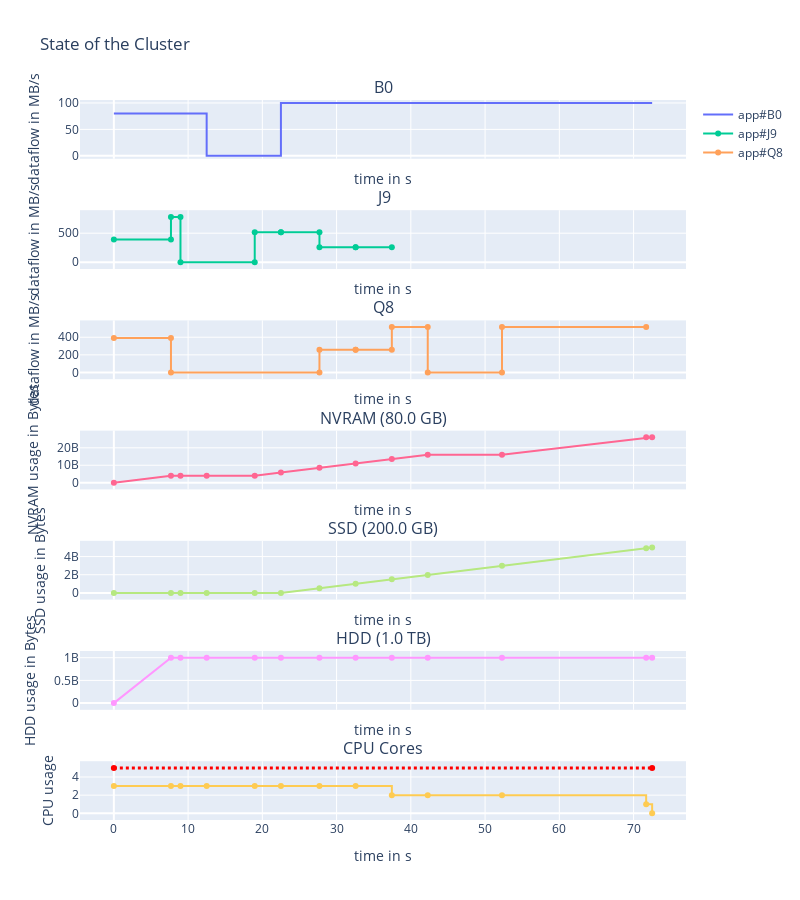

Notebook cell for this chart:
### Code cell
fig1 = cbb.display_placement(placement=bbopt.best_parameters_in_grid) # solution found by bbopt
fig2 = cbb.display_placement(placement=[0, 0, 0, 0, 0, 0, 0]) # most intuitive solution
fig1.show()

### Figure 1 — Plotly figure (JSON) as saved in the notebook; plotly's stock layout.template omitted (floating-point values rounded to 4 significant figures)
{"data": [{"line": {"shape": "linear"}, "name": "app#B0", "text": ["READ|to/from:HDD|volume=615.38 MB", "READ|to/from:HDD|volume=615.38 MB", "READ|to/from:HDD|volume=102.56 MB", "READ|to/from:HDD|volume=102.56 MB", "READ|to/from:HDD|volume=282.05 MB", "READ|to/from:HDD|volume=282.05 MB", "COMPUTE|volume=0B", "COMPUTE|volume=0B", "WRITE|to/from:SSD|volume=519.23 MB", "WRITE|to/from:SSD|volume=519.23 MB", "WRITE|to/from:SSD|volume=487.43 MB", "WRITE|to/from:SSD|volume=487.43 MB", "WRITE|to/from:SSD|volume=487.43 MB", "WRITE|to/from:SSD|volume=487.43 MB", "WRITE|to/from:SSD|volume=483.45 MB", "WRITE|to/from:SSD|volume=483.45 MB", "WRITE|to/from:SSD|volume=1.0 GB", "WRITE|to/from:SSD|volume=1.0 GB", "WRITE|to/from:SSD|volume=1.94 GB", "WRITE|to/from:SSD|volume=1.94 GB", "WRITE|to/from:SSD|volume=80.72 MB", "WRITE|to/from:SSD|volume=80.72 MB"], "textposition": "top center", "type": "scatter", "x": [0, 7.692, 7.692, 8.974, 8.974, 12.5, 12.5, 22.5, 22.5, 27.69, 27.69, 32.57, 32.57, 37.44, 37.44, 42.28, 42.28, 52.28, 52.28, 71.69, 71.69, 72.5], "xaxis": "x", "y": [80, 80, 80, 80, 80, 80, 0, 0, 100, 100, 100, 100, 100, 100, 100, 100, 100, 100, 100, 100, 100, 100], "yaxis": "y"}, {"line": {"dash": "dot", "shape": "linear"}, "name": "B0 mvt", "text": [], "textposition": "top center", "type": "scatter", "x": [], "xaxis": "x", "y": [], "yaxis": "y"}, {"line": {"shape": "linear"}, "name": "app#J9", "text": ["READ|to/from:NVRAM|volume=3.0 GB", "READ|to/from:NVRAM|volume=3.0 GB", "READ|to/from:NVRAM|volume=1.0 GB", "READ|to/from:NVRAM|volume=1.0 GB", "COMPUTE|volume=0B", "COMPUTE|volume=0B", "WRITE|to/from:NVRAM|volume=1.82 GB", "WRITE|to/from:NVRAM|volume=1.82 GB", "WRITE|to/from:NVRAM|volume=2.67 GB", "WRITE|to/from:NVRAM|volume=2.67 GB", "WRITE|to/from:NVRAM|volume=1.26 GB", "WRITE|to/from:NVRAM|volume=1.26 GB", "WRITE|to/from:NVRAM|volume=1.26 GB", "WRITE|to/from:NVRAM|volume=1.26 GB"], "textposition": "top center", "type": "scatter", "x": [0, 7.692, 7.692, 8.974, 8.974, 18.97, 18.97, 22.5, 22.5, 27.69, 27.69, 32.57, 32.57, 37.44], "xaxis": "x2", "y": [390, 390, 780, 780, 0, 0, 515, 515, 515, 515, 257.5, 257.5, 257.5, 257.5], "yaxis": "y2"}, {"line": {"dash": "dot", "shape": "linear"}, "name": "J9 mvt", "text": [], "textposition": "top center", "type": "scatter", "x": [], "xaxis": "x2", "y": [], "yaxis": "y2"}, {"line": {"shape": "linear"}, "name": "app#Q8", "text": ["READ|to/from:NVRAM|volume=3.0 GB", "READ|to/from:NVRAM|volume=3.0 GB", "COMPUTE|volume=0B", "COMPUTE|volume=0B", "WRITE|to/from:NVRAM|volume=1.26 GB", "WRITE|to/from:NVRAM|volume=1.26 GB", "WRITE|to/from:NVRAM|volume=1.26 GB", "WRITE|to/from:NVRAM|volume=1.26 GB", "WRITE|to/from:NVRAM|volume=2.49 GB", "WRITE|to/from:NVRAM|volume=2.49 GB", "COMPUTE|volume=0B", "COMPUTE|volume=0B", "WRITE|to/from:NVRAM|volume=10.0 GB", "WRITE|to/from:NVRAM|volume=10.0 GB"], "textposition": "top center", "type": "scatter", "x": [0, 7.692, 7.692, 27.69, 27.69, 32.57, 32.57, 37.44, 37.44, 42.28, 42.28, 52.28, 52.28, 71.69], "xaxis": "x3", "y": [390, 390, 0, 0, 257.5, 257.5, 257.5, 257.5, 515, 515, 0, 0, 515, 515], "yaxis": "y3"}, {"line": {"dash": "dot", "shape": "linear"}, "name": "Q8 mvt", "text": [], "textposition": "top center", "type": "scatter", "x": [], "xaxis": "x3", "y": [], "yaxis": "y3"}, {"line": {"shape": "linear"}, "name": "NVRAM", "showlegend": false, "text": ["Q8|Read|NVRAM | +volume=3.0 GB", "J9|Read|NVRAM | +volume=3.0 GB", "B0|Read|HDD | +volume=615.38 MB", "J9|Read|NVRAM | +volume=1.0 GB", "B0|Read|HDD | +volume=102.56 MB", "B0|Read|HDD | +volume=282.05 MB", "J9|Compute | +volume=0B", "B0|Compute | +volume=0B", "J9|Write|NVRAM | +volume=1.82 GB", "Q8|Compute | +volume=0B", "B0|Write|SSD | +volume=519.23 MB", "J9|Write|NVRAM | +volume=2.67 GB", "B0|Write|SSD | +volume=487.43 MB", "Q8|Write|NVRAM | +volume=1.26 GB", "J9|Write|NVRAM | +volume=1.26 GB", "J9|Write|NVRAM | +volume=1.26 GB", "Q8|Write|NVRAM | +volume=1.26 GB", "B0|Write|SSD | +volume=487.43 MB", "Q8|Write|NVRAM | +volume=2.49 GB", "B0|Write|SSD | +volume=483.45 MB", "Q8|Compute | +volume=0B", "B0|Write|SSD | +volume=1.0 GB", "Q8|Write|NVRAM | +volume=10.0 GB", "B0|Write|SSD | +volume=1.94 GB", "B0|Write|SSD | +volume=80.72 MB"], "textposition": "top center", "type": "scatter", "x": [0, 7.692, 8.974, 12.5, 18.97, 22.5, 27.69, 32.57, 37.44, 42.28, 52.28, 71.69, 72.5], "xaxis": "x4", "y": [0, 4000000000, 4000000000, 4000000000, 4000000000, 5816000000.0, 8490000000.0, 11000000000.0, 13510000000.0, 16000000000.0, 16000000000.0, 26000000000.0, 26000000000.0], "yaxis": "y4"}, {"line": {"shape": "linear"}, "name": "SSD", "showlegend": false, "text": ["Q8|Read|NVRAM | +volume=3.0 GB", "J9|Read|NVRAM | +volume=3.0 GB", "B0|Read|HDD | +volume=615.38 MB", "J9|Read|NVRAM | +volume=1.0 GB", "B0|Read|HDD | +volume=102.56 MB", "B0|Read|HDD | +volume=282.05 MB", "J9|Compute | +volume=0B", "B0|Compute | +volume=0B", "J9|Write|NVRAM | +volume=1.82 GB", "Q8|Compute | +volume=0B", "B0|Write|SSD | +volume=519.23 MB", "J9|Write|NVRAM | +volume=2.67 GB", "B0|Write|SSD | +volume=487.43 MB", "Q8|Write|NVRAM | +volume=1.26 GB", "J9|Write|NVRAM | +volume=1.26 GB", "J9|Write|NVRAM | +volume=1.26 GB", "Q8|Write|NVRAM | +volume=1.26 GB", "B0|Write|SSD | +volume=487.43 MB", "Q8|Write|NVRAM | +volume=2.49 GB", "B0|Write|SSD | +volume=483.45 MB", "Q8|Compute | +volume=0B", "B0|Write|SSD | +volume=1.0 GB", "Q8|Write|NVRAM | +volume=10.0 GB", "B0|Write|SSD | +volume=1.94 GB", "B0|Write|SSD | +volume=80.72 MB"], "textposition": "top center", "type": "scatter", "x": [0, 7.692, 8.974, 12.5, 18.97, 22.5, 27.69, 32.57, 37.44, 42.28, 52.28, 71.69, 72.5], "xaxis": "x5", "y": [0, 0, 0, 0, 0, 0, 519200000.0, 1007000000.0, 1494000000.0, 1978000000.0, 2978000000.0, 4919000000.0, 5000000000.0], "yaxis": "y5"}, {"line": {"shape": "linear"}, "name": "HDD", "showlegend": false, "text": ["Q8|Read|NVRAM | +volume=3.0 GB", "J9|Read|NVRAM | +volume=3.0 GB", "B0|Read|HDD | +volume=615.38 MB", "J9|Read|NVRAM | +volume=1.0 GB", "B0|Read|HDD | +volume=102.56 MB", "B0|Read|HDD | +volume=282.05 MB", "J9|Compute | +volume=0B", "B0|Compute | +volume=0B", "J9|Write|NVRAM | +volume=1.82 GB", "Q8|Compute | +volume=0B", "B0|Write|SSD | +volume=519.23 MB", "J9|Write|NVRAM | +volume=2.67 GB", "B0|Write|SSD | +volume=487.43 MB", "Q8|Write|NVRAM | +volume=1.26 GB", "J9|Write|NVRAM | +volume=1.26 GB", "J9|Write|NVRAM | +volume=1.26 GB", "Q8|Write|NVRAM | +volume=1.26 GB", "B0|Write|SSD | +volume=487.43 MB", "Q8|Write|NVRAM | +volume=2.49 GB", "B0|Write|SSD | +volume=483.45 MB", "Q8|Compute | +volume=0B", "B0|Write|SSD | +volume=1.0 GB", "Q8|Write|NVRAM | +volume=10.0 GB", "B0|Write|SSD | +volume=1.94 GB", "B0|Write|SSD | +volume=80.72 MB"], "textposition": "top center", "type": "scatter", "x": [0, 7.692, 8.974, 12.5, 18.97, 22.5, 27.69, 32.57, 37.44, 42.28, 52.28, 71.69, 72.5], "xaxis": "x6", "y": [0, 1000000000.0, 1000000000.0, 1000000000.0, 1000000000.0, 1000000000.0, 1000000000.0, 1000000000.0, 1000000000.0, 1000000000.0, 1000000000.0, 1000000000.0, 1000000000.0], "yaxis": "y6"}, {"line": {"shape": "hv"}, "showlegend": false, "type": "scatter", "x": [0, 7.692, 8.974, 12.5, 18.97, 22.5, 27.69, 32.57, 37.44, 42.28, 52.28, 71.69, 72.5], "xaxis": "x7", "y": [3, 3, 3, 3, 3, 3, 3, 3, 2, 2, 2, 1, 0], "yaxis": "y7"}, {"line": {"color": "red", "dash": "dot", "shape": "hv", "width": 3}, "showlegend": false, "text": ["Maximum available cores in cluster=5", "Maximum available cores in cluster=5"], "type": "scatter", "x": [0, 72.5], "xaxis": "x7", "y": [5, 5], "yaxis": "y7"}], "layout": {"annotations": [{"font": {"size": 16}, "showarrow": false, "text": "B0", "x": 0.5, "xanchor": "center", "xref": "paper", "y": 1.0, "yanchor": "bottom", "yref": "paper"}, {"font": {"size": 16}, "showarrow": false, "text": "J9", "x": 0.5, "xanchor": "center", "xref": "paper", "y": 0.8469, "yanchor": "bottom", "yref": "paper"}, {"font": {"size": 16}, "showarrow": false, "text": "Q8", "x": 0.5, "xanchor": "center", "xref": "paper", "y": 0.6939, "yanchor": "bottom", "yref": "paper"}, {"font": {"size": 16}, "showarrow": false, "text": "NVRAM (80.0 GB)", "x": 0.5, "xanchor": "center", "xref": "paper", "y": 0.5408, "yanchor": "bottom", "yref": "paper"}, {"font": {"size": 16}, "showarrow": false, "text": "SSD (200.0 GB)", "x": 0.5, "xanchor": "center", "xref": "paper", "y": 0.3878, "yanchor": "bottom", "yref": "paper"}, {"font": {"size": 16}, "showarrow": false, "text": "HDD (1.0 TB)", "x": 0.5, "xanchor": "center", "xref": "paper", "y": 0.2347, "yanchor": "bottom", "yref": "paper"}, {"font": {"size": 16}, "showarrow": false, "text": "CPU Cores", "x": 0.5, "xanchor": "center", "xref": "paper", "y": 0.08163, "yanchor": "bottom", "yref": "paper"}], "height": 900, "title": {"text": "State of the Cluster"}, "width": 800, "xaxis": {"anchor": "y", "domain": [0, 1], "matches": "x7", "showticklabels": false, "title": {"text": "time in s"}}, "xaxis2": {"anchor": "y2", "domain": [0, 1], "matches": "x7", "showticklabels": false, "title": {"text": "time in s"}}, "xaxis3": {"anchor": "y3", "domain": [0, 1], "matches": "x7", "showticklabels": false, "title": {"text": "time in s"}}, "xaxis4": {"anchor": "y4", "domain": [0, 1], "matches": "x7", "showticklabels": false, "title": {"text": "time in s"}}, "xaxis5": {"anchor": "y5", "domain": [0, 1], "matches": "x7", "showticklabels": false, "title": {"text": "time in s"}}, "xaxis6": {"anchor": "y6", "domain": [0, 1], "matches": "x7", "showticklabels": false, "title": {"text": "time in s"}}, "xaxis7": {"anchor": "y7", "domain": [0, 1], "title": {"text": "time in s"}}, "yaxis": {"anchor": "x", "domain": [0.9184, 1.0], "title": {"text": "dataflow in MB/s"}}, "yaxis2": {"anchor": "x2", "domain": [0.7653, 0.8469], "title": {"text": "dataflow in MB/s"}}, "yaxis3": {"anchor": "x3", "domain": [0.6122, 0.6939], "title": {"text": "dataflow in MB/s"}}, "yaxis4": {"anchor": "x4", "domain": [0.4592, 0.5408], "title": {"text": "NVRAM usage in Bytes"}}, "yaxis5": {"anchor": "x5", "domain": [0.3061, 0.3878], "title": {"text": "SSD usage in Bytes"}}, "yaxis6": {"anchor": "x6", "domain": [0.1531, 0.2347], "title": {"text": "HDD usage in Bytes"}}, "yaxis7": {"anchor": "x7", "domain": [0, 0.08163], "title": {"text": "CPU usage"}}}}
